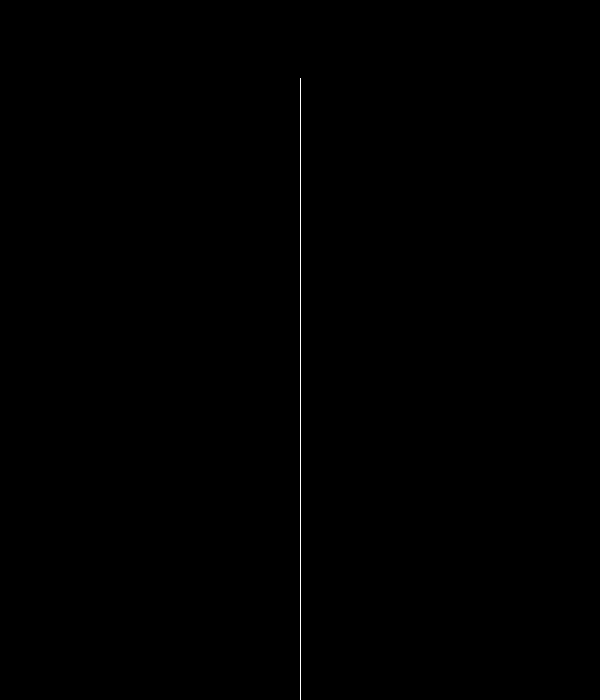
Frame 1 (no input)
Frame 60 (the mouse pressed at the canvas centre just before this capture): identical to frame 1, image omitted
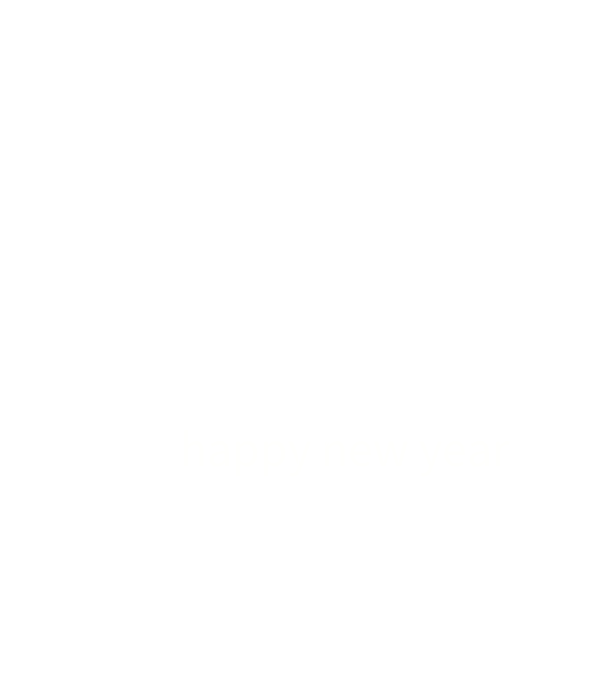
Frame 120 (the mouse held since frame 60 and released just before this capture)

The Processing sketch that drew these frames (run headless with seeded random() and noise(); from frame 60 on, the mouse is pressed at the canvas centre):

// Processing sketch: processing_130208
// ── processing_130208.pde

//season's greeting
//fall,2013,ncku
//HorusWang

float rad; 

void setup() {
  size(600, 700);
}

void draw() {
  background(mouseY, mouseX, (mouseY+mouseX)/2, random(255));
  frameRate(10);
  stroke(255);
  if (mousePressed) {

    textSize(50);
    fill(mouseX, mouseY, (mouseY+mouseX)/3, random(255));
    text("happy new year", 180, 2*height/3);
  }
  else {
    textSize(32);
    fill(mouseX, mouseY, (mouseY+mouseX)/3, 150);
    text("h", mouseX+random(30), mouseY/3+random(30));
    text("a", mouseX+random(30), mouseY/3+random(30));
    text("p", mouseX+random(30), mouseY/3+random(30));
    text("p", mouseX+random(30), mouseY/3+random(30));
    text("y", mouseX+random(30), mouseY/3+random(30));
    text("n", mouseY/2+random(50), height/2);
    text("e", mouseY/2+random(50), height/2);
    text("w", mouseY/2+random(50), height/2);
    text("y", mouseY/2+random(50), height/2);
    text("e", (mouseY+mouseX)/3+random(100), mouseY+random(10));
    text("a", (mouseY+mouseX)/3+random(100), mouseY+random(10));
    text("r", (mouseY+mouseX)/3+random(100), mouseY+random(10));
  }

  float a = (mouseX / (float) width) * 50f;
  rad = radians(a);
  translate(width/2, height);
  line(0, 0, 0, -200);
  translate(0, -200);
  branch(210);
}

void branch(float h ) {  
  h *= 0.67;
  if (h > 2) { 
    pushMatrix();    
    rotate(rad);  
    line(0, 0, 0, -h);  
    translate(0, -h);
    branch(h);      
    popMatrix();   

    pushMatrix();
    rotate(random(-rad));
    line(0, 0, 0, -h);
    translate(0, -h);
    branch(h);
    popMatrix();
  }
}
